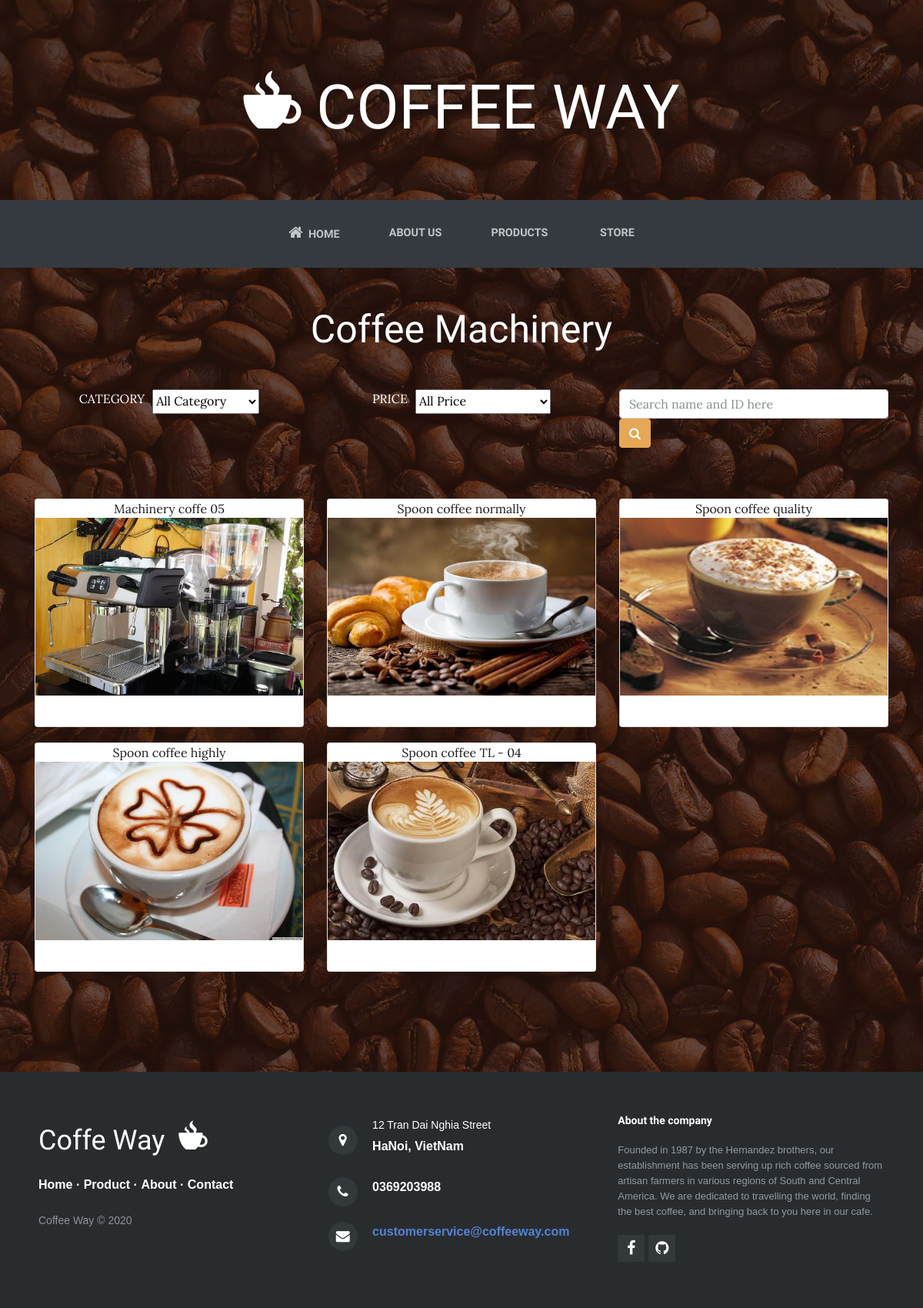
/products/raw_materials, run on the app's committed database.
### app.py (models this page shows)
class Products(db.Model):
    __tablename__ = 'products'
    ID = db.Column(db.String(100), primary_key=True)
    name = db.Column(db.String(100))
    price = db.Column(db.Integer)
    description = db.Column(db.String(1000))
    linkimg=db.Column(db.String(100))
    category=db.Column(db.String(100))
    amount=db.Column(db.Integer)
    brand=db.Column(db.String(100))

### app.py (the view, shortened to what this page needs)
@app.route('/products/raw_materials',methods=['GET','POST'])
def raw_materials():
    time=datetime.datetime.now().strftime("%y-%m-%d")
    check=Count_Visit.query.filter_by(date_visit=time).first()
    if check is None:
        new_count=Count_Visit(date_visit=time,web_home=0,web_about=0,web_store=0,web_booking=0,web_coffeesraw=0,web_machinery=1)
        db.session.add(new_count)
        db.session.commit()
    else:
        check.web_machinery=check.web_machinery +1
        db.session.commit()
    if request.method=='GET':
        products=Products.query.all()
        lst_products=[]
        for product in products:
            if "CM" in product.ID or "AS" in product.ID:
                lst_products.append(product)
        return render_template('raw_materials.html',products=lst_products,user=current_user.get_id(),search=True)

### templates/raw_materials.html (shortened to what this page needs)
{% extends "base.html" %}
{% block content %}
    <h1 class="text-center text-white d-none d-lg-block site-heading"><span class="site-heading-lower"><i class="icon ion-coffee" style="font-size: 100px;"></i>&nbsp;coffee way</span></h1>
    <nav class="navbar navbar-light navbar-expand-lg bg-dark py-lg-4" id="mainNav" style="margin-bottom: 50px;">
        <div class="container">
            <div class="collapse navbar-collapse" id="navbarResponsive">
                <ul class="nav navbar-nav mx-auto">
                    <li class="nav-item" role="presentation"><a class="nav-link" href="/"><i class="fa fa-home" style="font-size: 20px;"></i>&nbsp; Home</a></li>
                    <li class="nav-item" role="presentation"><a class="nav-link" href="/about" style="color: rgba(255,255,255,0.7);">About us</a></li>
                    <li class="nav-item" role="presentation"><a class="nav-link" href="/products">Products</a></li>
                    <li class="nav-item" role="presentation"><a class="nav-link" href="/store">&nbsp;Store</a></li>
                </ul>
            </div>
        </div>
    </nav>
    <h1 style="color: #fff;font-family: Cookie, cursive;text-align: center;font-size: 50PX;">Coffee Machinery</h1>
    {% if search %}
    <form action = "http://localhost:5000/products/raw_materials" method='POST' enctype = "multipart/form-data" style="padding-top: 20px;padding-bottom: 20px;">
        <div class="container" style="margin-top: 20px;">
            <div class="row">
                <div class="col-md-4 offset-md-0">
                    <div class="form-group text-break d-md-flex justify-content-md-center"><label class="text-uppercase" style="margin-right: 10px;color: #ffff;">Category</label>
                        <select name="Category">
                            <option value="All" selected>All Category</option>
                        </select></div>
                </div>
                <div class="col-md-4 offset-md-0">
                    <div class="form-group text-break d-md-flex justify-content-md-center"><label class="text-uppercase" style="margin-right: 10px;color: #ffff;">Price</label>
                        <select name="Price">
                        <option value="All" selected>All Price</option>
                    </select></div>
                </div>
                <div class="col-md-4 offset-md-0">
                        <div class="form-group"><input type="text" class="form-control" placeholder="Search name and ID here" name="search"/><button class="btn btn-primary" type="submit"><i class="fa fa-search"></i></button></div>
                </div>
            </div>
        </div>
    </form>
    {% endif %}
    <section>
        <div>
            <div class="container">
                <div class="row" style="padding-bottom: 30px; margin-top: 30px;">
                    {% for row in products %}
                    <td>
                        <div class="col-sm-4" style="margin-bottom: 20px;">
                            <div class="card"><a class="text-center" href="/productDescription?productId={{row.productId}}" style="color: #221d1d;">{{row.name}}<img class="img-fluid" src="{{row.linkimg}}" /></a>
                                <div class="card-body">
                                </div>
                            </div>
                        </div>
                    </td>
                    {% endfor %}
                </div>
            </div>
        </div>
    </section>
{% endblock %}

### data on the page
Products: name "Machinery coffe 05", linkimg (picture)
Products: name "Spoon coffee normally", linkimg (picture)
Products: name "Spoon coffee quality", linkimg (picture)
Products: name "Spoon coffee highly", linkimg (picture)
Products: name "Spoon coffee TL - 04", linkimg (picture)
